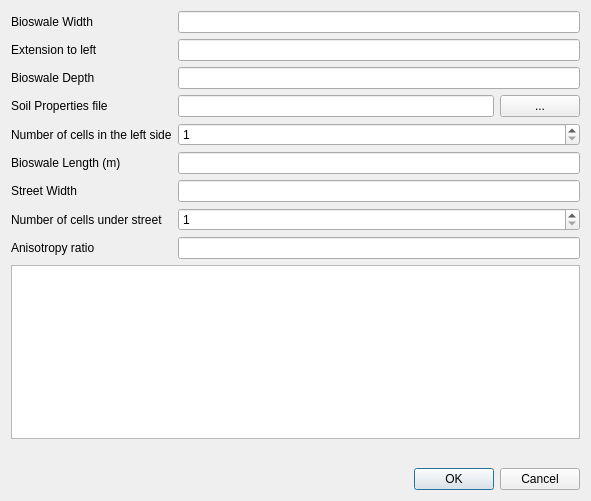
<?xml version="1.0" encoding="UTF-8"?>
<ui version="4.0">
 <class>DialogRoseMead</class>
 <widget class="QDialog" name="DialogRoseMead">
  <property name="geometry">
   <rect>
    <x>0</x>
    <y>0</y>
    <width>591</width>
    <height>501</height>
   </rect>
  </property>
  <property name="windowTitle">
   <string>Dialog</string>
  </property>
  <layout class="QVBoxLayout" name="verticalLayout">
   <item>
    <layout class="QFormLayout" name="formLayout">
     <item row="0" column="0">
      <widget class="QLabel" name="label">
       <property name="text">
        <string>Bioswale Width</string>
       </property>
      </widget>
     </item>
     <item row="1" column="0">
      <widget class="QLabel" name="label_2">
       <property name="text">
        <string>Extension to left</string>
       </property>
      </widget>
     </item>
     <item row="2" column="0">
      <widget class="QLabel" name="label_3">
       <property name="text">
        <string>Bioswale Depth</string>
       </property>
      </widget>
     </item>
     <item row="3" column="0">
      <widget class="QLabel" name="label_4">
       <property name="text">
        <string>Soil Properties file</string>
       </property>
      </widget>
     </item>
     <item row="4" column="0">
      <widget class="QLabel" name="label_5">
       <property name="text">
        <string>Number of cells in the left side</string>
       </property>
      </widget>
     </item>
     <item row="5" column="0">
      <widget class="QLabel" name="label_6">
       <property name="text">
        <string>Bioswale Length (m)</string>
       </property>
      </widget>
     </item>
     <item row="0" column="1">
      <widget class="QLineEdit" name="lineEditBioSwaleWidth"/>
     </item>
     <item row="1" column="1">
      <widget class="QLineEdit" name="SystemWidth"/>
     </item>
     <item row="2" column="1">
      <widget class="QLineEdit" name="lineEditBioSwaleDepth"/>
     </item>
     <item row="3" column="1">
      <layout class="QHBoxLayout" name="horizontalLayout">
       <item>
        <widget class="QLineEdit" name="SoilFileName"/>
       </item>
       <item>
        <widget class="QPushButton" name="pushButtonSoilProps">
         <property name="text">
          <string>...</string>
         </property>
        </widget>
       </item>
      </layout>
     </item>
     <item row="4" column="1">
      <widget class="QSpinBox" name="spinBoxLateralCells">
       <property name="minimum">
        <number>1</number>
       </property>
      </widget>
     </item>
     <item row="5" column="1">
      <widget class="QLineEdit" name="lineEditLenght"/>
     </item>
     <item row="6" column="1">
      <widget class="QLineEdit" name="StreetWidth"/>
     </item>
     <item row="6" column="0">
      <widget class="QLabel" name="label_7">
       <property name="text">
        <string>Street Width</string>
       </property>
      </widget>
     </item>
     <item row="7" column="0">
      <widget class="QLabel" name="label_8">
       <property name="text">
        <string>Number of cells under street</string>
       </property>
      </widget>
     </item>
     <item row="7" column="1">
      <widget class="QSpinBox" name="spinBox">
       <property name="minimum">
        <number>1</number>
       </property>
      </widget>
     </item>
     <item row="8" column="0">
      <widget class="QLabel" name="label_9">
       <property name="text">
        <string>Anisotropy ratio</string>
       </property>
      </widget>
     </item>
     <item row="8" column="1">
      <widget class="QLineEdit" name="AnisoRatioLineEdit"/>
     </item>
    </layout>
   </item>
   <item>
    <widget class="QTableWidget" name="tableWidget"/>
   </item>
   <item>
    <spacer name="verticalSpacer">
     <property name="orientation">
      <enum>Qt::Vertical</enum>
     </property>
     <property name="sizeHint" stdset="0">
      <size>
       <width>20</width>
       <height>40</height>
      </size>
     </property>
    </spacer>
   </item>
   <item>
    <widget class="QDialogButtonBox" name="buttonBox">
     <property name="orientation">
      <enum>Qt::Horizontal</enum>
     </property>
     <property name="standardButtons">
      <set>QDialogButtonBox::Cancel|QDialogButtonBox::Ok</set>
     </property>
    </widget>
   </item>
  </layout>
 </widget>
 <resources/>
 <connections>
  <connection>
   <sender>buttonBox</sender>
   <signal>accepted()</signal>
   <receiver>DialogRoseMead</receiver>
   <slot>accept()</slot>
   <hints>
    <hint type="sourcelabel">
     <x>248</x>
     <y>254</y>
    </hint>
    <hint type="destinationlabel">
     <x>157</x>
     <y>274</y>
    </hint>
   </hints>
  </connection>
  <connection>
   <sender>buttonBox</sender>
   <signal>rejected()</signal>
   <receiver>DialogRoseMead</receiver>
   <slot>reject()</slot>
   <hints>
    <hint type="sourcelabel">
     <x>316</x>
     <y>260</y>
    </hint>
    <hint type="destinationlabel">
     <x>286</x>
     <y>274</y>
    </hint>
   </hints>
  </connection>
 </connections>
</ui>
